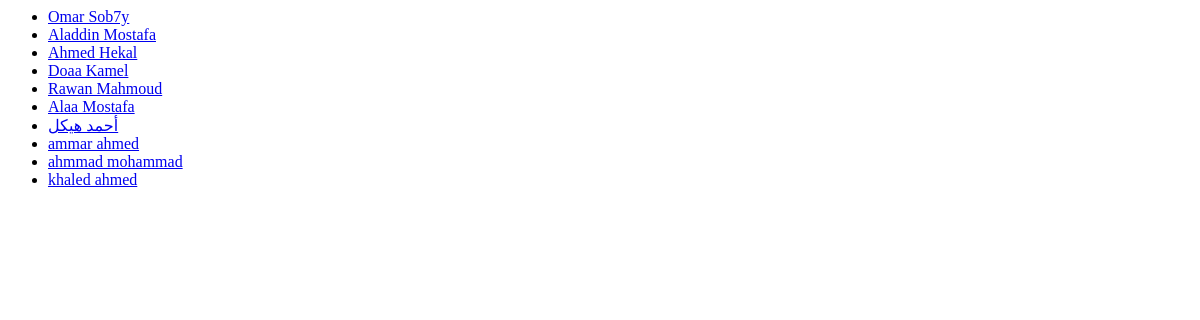
/users, run on an earlier commit of the app's database.
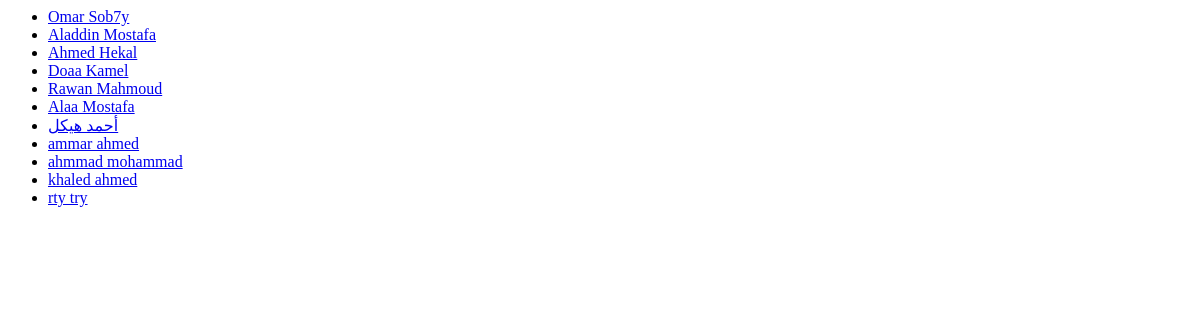
And on a later commit of the database.
### social_network/models.py (models this page shows)
class User(models.Model):
    friends = models.ManyToManyField('self')
    username = models.CharField(max_length=100,unique=True)
    password = models.CharField(max_length =100)
    email = models.CharField(max_length=100,unique=True)
    first_name = models.CharField(max_length=100)
    last_name = models.CharField(max_length=100)
    birth_date = models.CharField(max_length=100)
    gender = models.CharField(max_length=100)
    mobile_number = models.CharField(max_length=100)
    def __str__(self):
        return self.first_name + " " + self.last_name

### social_network/views.py (the view)
# urls.py: url(r'^users', views.index, name='index'),
def index(request):
    all_users = User.objects.all()
    context = {'all_users': all_users}
    return render(request, 'social_network/index.html', context)

### social_network/templates/social_network/index.html
<ul>
    {% for user in all_users%}
    <li><a href="/users/{{ user.pk }}/">{{user}}</a></li>
    {% endfor %}
</ul>

What changed in the data, as far as the page shows it:
added User: first_name+last_name "rty try"
